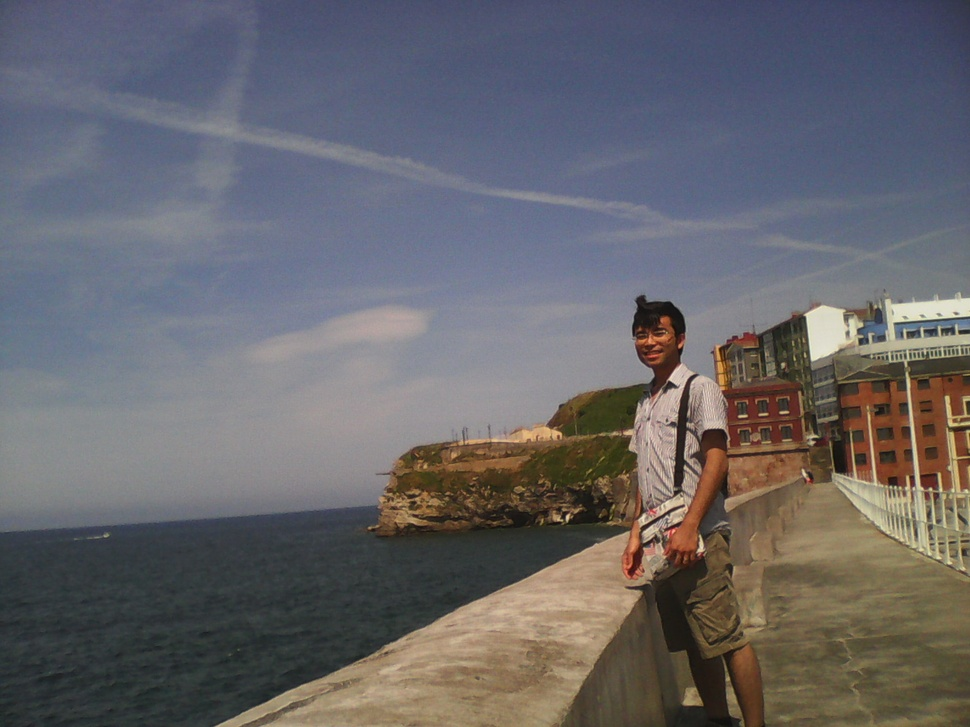
#> input picture img/Gijon.jpg, 970 x 727 px, shrunk from 2560 x 1920 before the run
$ python Ex_Traitement_images.py
#> lines starting #> are read from the running program, lines starting #| are printed output that depends on the picture
# -*- coding: utf-8 -*-
"""
Created on Mon Feb 01 13:37:11 2016

@author: LongNT
"""

import numpy as np
import matplotlib.pyplot as plt
from matplotlib import cm
import PIL

img = PIL.Image.open("img/Gijon.jpg")
#> img is the input picture: PIL image 970x727 RGB; mean R, G, B 103.4, 101.9, 106
R, G, B = img.split()
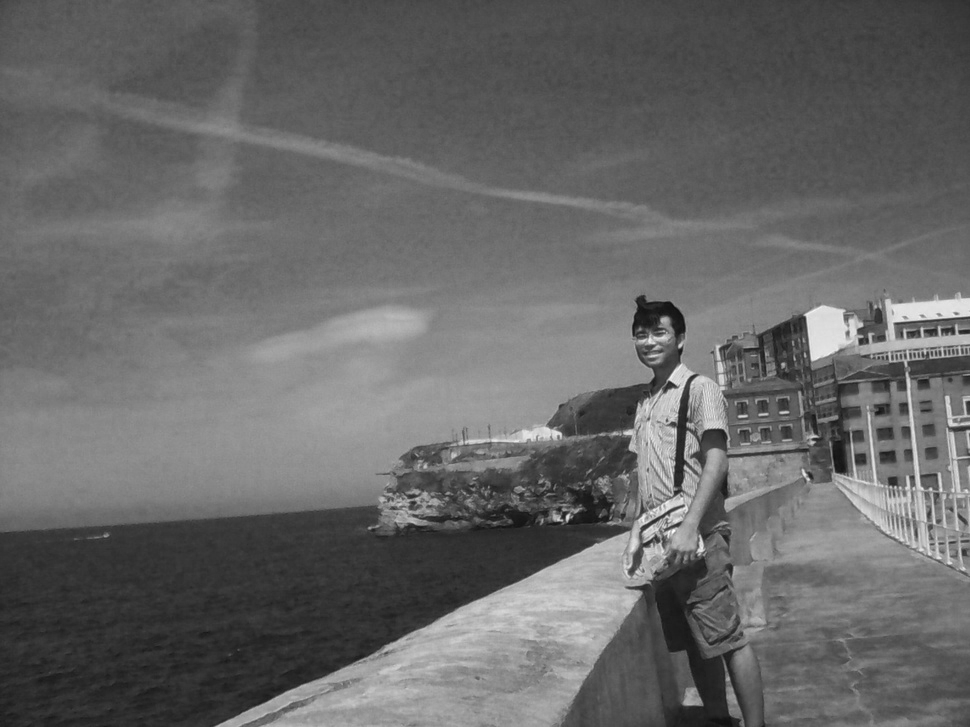
#> R: PIL image 970x727 L; min 15, max 255, mean 103.4
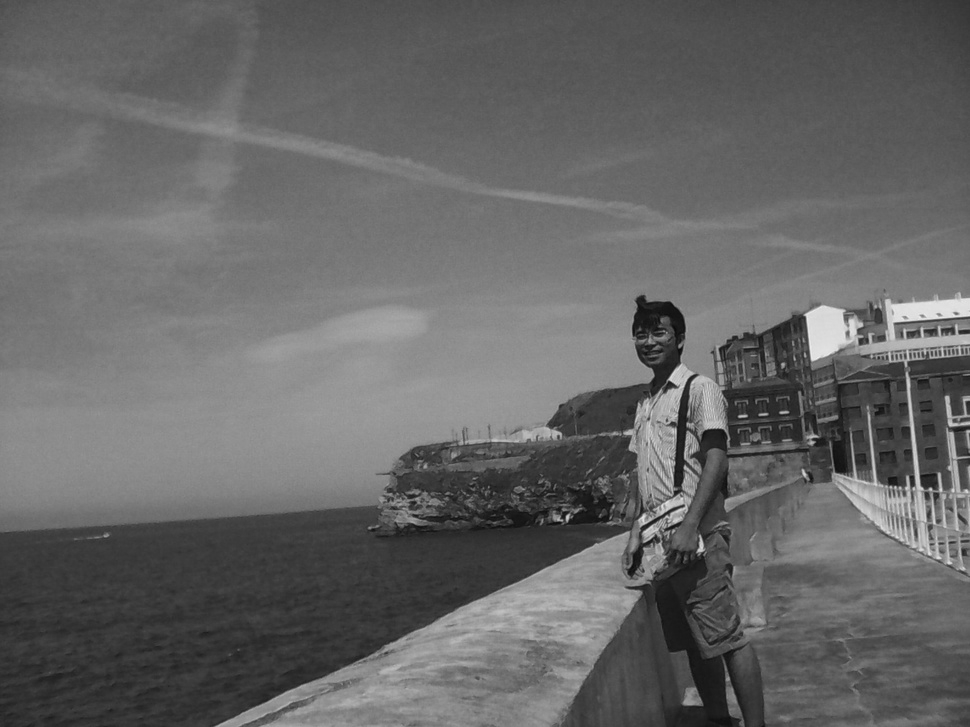
#> G: PIL image 970x727 L; min 8, max 236, mean 101.9
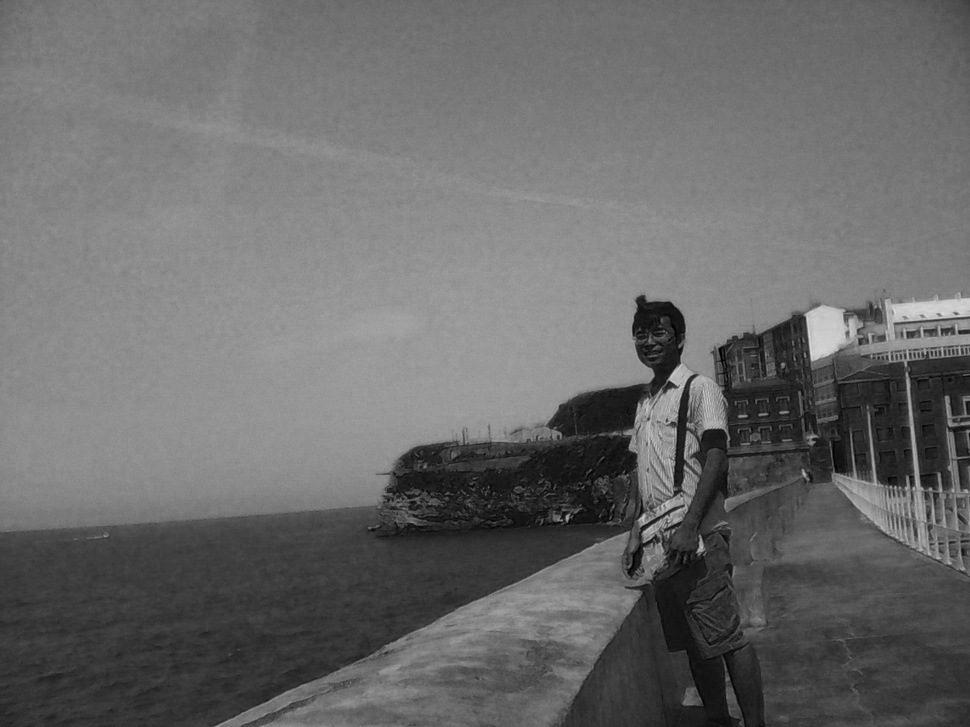
#> B: PIL image 970x727 L; min 0, max 223, mean 106
R = np.array(R)
G = np.array(G)
B = np.array(B)

his = img.histogram()
#> his = 768 values, max 12631 at index 654, min 0 at index 0, mean 2754.6

fig = plt.figure("Ma figure");
plt.clf()
ax = fig.add_subplot(2, 2, 1)
ax.set_title("Red")
plt.imshow(R, cmap = cm.gray)
plt.grid()
plt.colorbar()

# [12 lines of commented-out code are left out]

ax = fig.add_subplot(2, 2, 2)
ax.set_title("Red filtered > 100")
plt.imshow(R > 100, cmap = cm.gray)
plt.grid()
plt.colorbar()

ax = fig.add_subplot(2, 2, 3)
ax.set_title("Histogram")
plt.hist(R.flatten(), bins = 250)
plt.grid()
plt.colorbar()

plt.show()
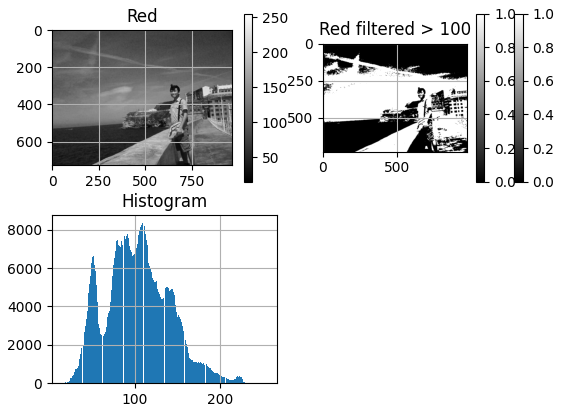
#> figure drawn by matplotlib, 6 panels; panel 5: tallest bar 8338 high, from x = 108.1 to 109.1
